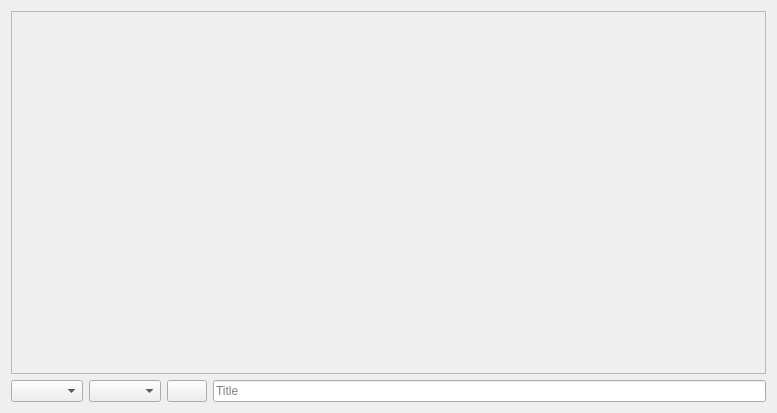
<?xml version="1.0" encoding="UTF-8"?>
<ui version="4.0">
 <class>copas_pedia_widget</class>
 <widget class="QWidget" name="copas_pedia_widget">
  <property name="geometry">
   <rect>
    <x>0</x>
    <y>0</y>
    <width>777</width>
    <height>413</height>
   </rect>
  </property>
  <property name="sizePolicy">
   <sizepolicy hsizetype="Fixed" vsizetype="Fixed">
    <horstretch>0</horstretch>
    <verstretch>0</verstretch>
   </sizepolicy>
  </property>
  <property name="windowTitle">
   <string>CopasPedia</string>
  </property>
  <layout class="QGridLayout" name="gridLayout">
   <item row="0" column="0" colspan="4">
    <widget class="QTextBrowser" name="content_text_browser">
     <property name="enabled">
      <bool>false</bool>
     </property>
     <property name="html">
      <string>&lt;!DOCTYPE HTML PUBLIC &quot;-//W3C//DTD HTML 4.0//EN&quot; &quot;http://www.w3.org/TR/REC-html40/strict.dtd&quot;&gt;
&lt;html&gt;&lt;head&gt;&lt;meta name=&quot;qrichtext&quot; content=&quot;1&quot; /&gt;&lt;style type=&quot;text/css&quot;&gt;
p, li { white-space: pre-wrap; }
&lt;/style&gt;&lt;/head&gt;&lt;body style=&quot; font-family:'Sans Serif'; font-size:9pt; font-weight:400; font-style:normal;&quot;&gt;
&lt;p style=&quot;-qt-paragraph-type:empty; margin-top:0px; margin-bottom:0px; margin-left:0px; margin-right:0px; -qt-block-indent:0; text-indent:0px;&quot;&gt;&lt;br /&gt;&lt;/p&gt;&lt;/body&gt;&lt;/html&gt;</string>
     </property>
     <property name="textInteractionFlags">
      <set>Qt::LinksAccessibleByKeyboard|Qt::LinksAccessibleByMouse|Qt::TextBrowserInteraction|Qt::TextSelectableByKeyboard|Qt::TextSelectableByMouse</set>
     </property>
     <property name="placeholderText">
      <string/>
     </property>
     <property name="openExternalLinks">
      <bool>true</bool>
     </property>
     <property name="openLinks">
      <bool>true</bool>
     </property>
    </widget>
   </item>
   <item row="1" column="0">
    <widget class="QComboBox" name="page_combo_box"/>
   </item>
   <item row="1" column="1">
    <widget class="QComboBox" name="lang_combo_box"/>
   </item>
   <item row="1" column="3">
    <widget class="QLineEdit" name="title_line_edit">
     <property name="placeholderText">
      <string>Title</string>
     </property>
    </widget>
   </item>
   <item row="1" column="2">
    <widget class="QPushButton" name="about_button">
     <property name="text">
      <string/>
     </property>
    </widget>
   </item>
  </layout>
 </widget>
 <resources/>
 <connections/>
</ui>
